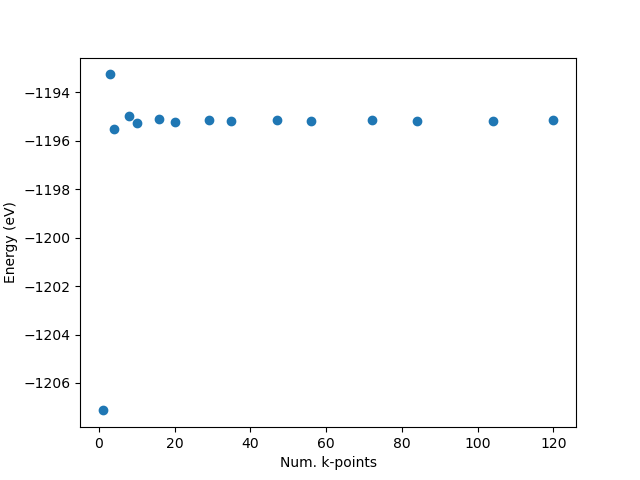

The Python source for this figure:
import sys
import os
sys.path.append("/home/gridsan/{}/".format(os.environ['USER']))
from labutil.src.plugins.pwscf import *
from ase.spacegroup import crystal
from ase.io import write
# from ase.build import *
from ase.build import bulk
import numpy
import matplotlib.pyplot as plt



def make_struc(alat):
    """
    Creates the crystal structure using ASE.
    :param alat: Lattice parameter in angstrom
    :return: structure object converted from ase
    """
    fecell = bulk('Cu', 'fcc', a=alat)
    # check how your cell looks like
    #write('s.cif', gecell)
    print(fecell, fecell.get_atomic_numbers())
    # fecell.set_atomic_numbers([26, 27])
    structure = Struc(ase2struc(fecell))
    print(structure.species)
    return structure


def compute_energy(alat, nk, ecut):
    """
    Make an input template and select potential and structure, and the path where to run
    """
    potname = 'Cu.pz-d-rrkjus.UPF'
    potpath = os.path.join(os.environ['ESPRESSO_PSEUDO'], potname)
    pseudopots = {'Cu': PseudoPotential(path=potpath, ptype='uspp', element='Cu',
                                        functional='LDA', name=potname),
                #   'Co': PseudoPotential(path=potpath, ptype='uspp', element='Fe',
                #                         functional='GGA', name=potname)
                  }
    struc = make_struc(alat=alat)
    kpts = Kpoints(gridsize=[nk, nk, nk], option='automatic', offset=False)
    dirname = 'Cu_a_{}_ecut_{}_nk_{}'.format(alat, ecut, nk)
    runpath = Dir(path=os.path.join(os.getcwd(), "Lab3", dirname))
    input_params = PWscf_inparam({
        'CONTROL': {
            'calculation': 'vc-relax',
            'pseudo_dir': '/home/gridsan/{}/labutil/lab3_samples/pseudopotentials/'.format(os.environ['USER']),
            'outdir': runpath.path,
            'tstress': True,
            'tprnfor': True,
            'disk_io': 'none',
        },
        'SYSTEM': {
            'ecutwfc': ecut,
            'ecutrho': ecut * 8,
            'nspin': 2,
            'starting_magnetization(1)': 0.7,
            'occupations': 'smearing',
            'smearing': 'mp',
            'degauss': 0.02
             },
        'ELECTRONS': {
            'diagonalization': 'david',
            'mixing_beta': 0.5,
            'conv_thr': 1e-7,
        },
        'IONS': {},
        'CELL': {},
        })

    output_file = run_qe_pwscf(runpath=runpath, struc=struc,  pseudopots=pseudopots,
                               params=input_params, kpoints=kpts, ncpu=8)
    output = parse_qe_pwscf_output(outfile=output_file)
    return output



def lattice_scan():
    ecut = 40
    alat = 3.5
    
    nk_list = numpy.arange(1,16)
    energy_list = []
    nk_unique_list = []
    for nk in nk_list:
        output = compute_energy(alat=alat, ecut=ecut, nk=nk)
        e, nk_unique = output['energy'], output['n_unique_k_points']
        energy_list.append(e)
        nk_unique_list.append(nk_unique)
    print(output)

    plt.figure()
    plt.scatter(nk_unique_list, energy_list)
    plt.xlabel('Num. k-points')
    plt.ylabel('Energy (eV)')
    plt.savefig('3A_Cu.png', dpi = 100)
    plt.show()

if __name__ == '__main__':
    os.environ["PWSCF_COMMAND"] = '/home/gridsan/epan1/3320_atomistic_shared/qe-7.2/bin/pw.x'
    # put here the function that you actually want to run
    lattice_scan()
